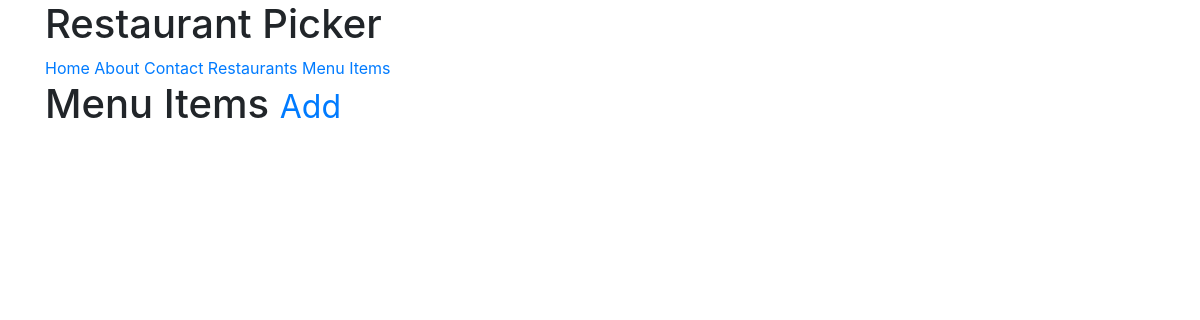
/items/ (signed in), run on an earlier commit of the app's database.
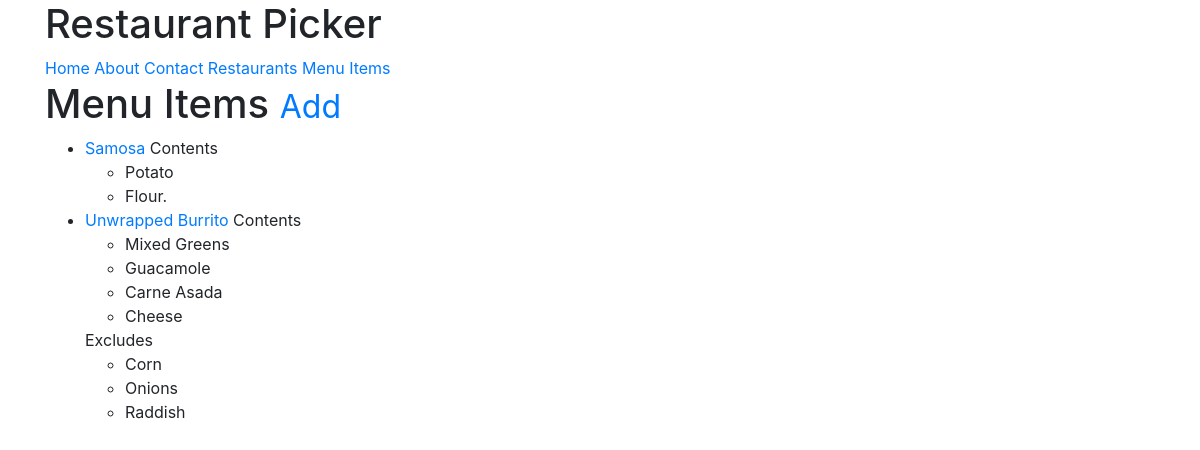
And on a later commit of the database.
### menus/models.py (models this page shows, shortened)
class Item(models.Model):
    user    = models.ForeignKey(User, on_delete=models.CASCADE)
    restaurant = models.ForeignKey(RestaurantLocation, on_delete=models.CASCADE)
    name = models.CharField(max_length = 120)
    contents  = models.TextField(help_text='Separate each item by comma')
    excludes  = models.TextField(
        blank=True,
        null=True,
        help_text='Separate each item by comma'
    )
    public = models.BooleanField(default=True)
    timestamp   = models.DateTimeField(auto_now_add=True)
    updated     = models.DateTimeField(auto_now=True)
    class Meta:
        ordering = ['-updated','-timestamp']
    def get_absolute_url(self):
        return reverse('menus:detail',kwargs={'pk':self.pk})
    def get_contents(self):
        return self.contents.split(",")
    def get_excludes(self):
        return self.excludes.split(",")

### menus/views.py (the view)
# urls.py: path('',ItemListView.as_view(),name='list'),
class ItemListView(ListView):
    def get_queryset(self):
        return Item.objects.filter(user=self.request.user)

### menus/templates/menus/item_list.html (shortened to what this page needs)
{% extends 'base.html' %}
{% block content %}
<h1>Menu Items <small><a href="{% url 'menus:create' %}">Add</a></small></h1>
<ul>
  {% for obj in object_list %}
  <li><a href="{{ obj.get_absolute_url }}">{{ obj.name }}</a>
  {% if obj.contents %}
  Contents
  <ul>
    {% for item in obj.get_contents %}
      <li>{{ item }}</li>
    {% endfor %}
  </ul>
  {% endif %}
  {% if obj.excludes %}
  Excludes
    <ul>
      {% for item in obj.get_excludes %}
        <li>{{ item }}</li>
      {% endfor %}
    </ul>
  {% endif %}
  {% endfor %}
</ul>
{% endblock content %}

What changed in the data, as far as the page shows it:
added Item: name "Samosa", get_contents "Potato" "Flour."
added Item: name "Unwrapped Burrito", get_contents "Mixed Greens" "Guacamole" "Carne Asada" "Cheese", get_excludes "Corn" "Onions" "Raddish"
